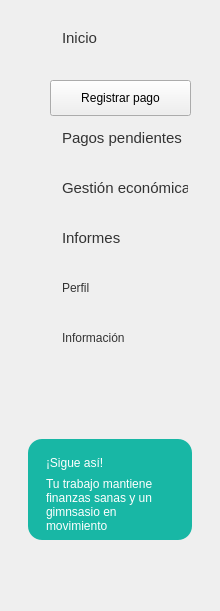
   <widget class="QFrame" name="frameMenu">
    <property name="geometry">
     <rect>
      <x>0</x>
      <y>89</y>
      <width>220</width>
      <height>611</height>
     </rect>
    </property>
    <property name="frameShape">
     <enum>QFrame::NoFrame</enum>
    </property>
    <widget class="QPushButton" name="btnInicio">
     <property name="geometry">
      <rect>
       <x>50</x>
       <y>80</y>
       <width>141</width>
       <height>36</height>
      </rect>
     </property>
     <property name="text">
      <string>Registrar pago</string>
     </property>
    </widget>
    <widget class="QPushButton" name="btnInscritos">
     <property name="geometry">
      <rect>
       <x>50</x>
       <y>170</y>
       <width>150</width>
       <height>36</height>
      </rect>
     </property>
     <property name="font">
      <font>
       <family>Segoe UI</family>
       <pointsize>11</pointsize>
      </font>
     </property>
     <property name="styleSheet">
      <string notr="true">QPushButton {
    background-color: transparent;
    border: none;
    border-radius: 8px;
    padding: 8px 12px;
    text-align: left;
    color: #333333;
}

QPushButton:hover {
    background-color: #E8F8F5;
}

QPushButton:checked {
    background-color: #DDF7F3;
    color: #333333;
    font-weight: bold;
}</string>
     </property>
     <property name="text">
      <string>Gestión económica</string>
     </property>
     <property name="flat">
      <bool>true</bool>
     </property>
    </widget>
    <widget class="QPushButton" name="btnOcupacion">
     <property name="geometry">
      <rect>
       <x>50</x>
       <y>220</y>
       <width>161</width>
       <height>36</height>
      </rect>
     </property>
     <property name="font">
      <font>
       <family>Segoe UI</family>
       <pointsize>11</pointsize>
      </font>
     </property>
     <property name="styleSheet">
      <string notr="true">QPushButton {
    background-color: transparent;
    border: none;
    border-radius: 8px;
    padding: 8px 12px;
    text-align: left;
    color: #333333;
}

QPushButton:hover {
    background-color: #E8F8F5;
}

QPushButton:checked {
    background-color: #DDF7F3;
    color: #333333;
    font-weight: bold;
}</string>
     </property>
     <property name="text">
      <string>Informes</string>
     </property>
     <property name="flat">
      <bool>true</bool>
     </property>
    </widget>
    <widget class="QPushButton" name="btnPerfil">
     <property name="geometry">
      <rect>
       <x>50</x>
       <y>270</y>
       <width>150</width>
       <height>36</height>
      </rect>
     </property>
     <property name="styleSheet">
      <string notr="true">QPushButton {
    background-color: transparent;
    border: none;
    border-radius: 8px;
    padding: 8px 12px;
    text-align: left;
    color: #333333;
}

QPushButton:hover {
    background-color: #E8F8F5;
}

QPushButton:checked {
    background-color: #DDF7F3;
    color: #333333;
    font-weight: bold;
}
</string>
     </property>
     <property name="text">
      <string>Perfil</string>
     </property>
    </widget>
    <widget class="QPushButton" name="btnInformacion">
     <property name="geometry">
      <rect>
       <x>50</x>
       <y>320</y>
       <width>150</width>
       <height>36</height>
      </rect>
     </property>
     <property name="styleSheet">
      <string notr="true">QPushButton {
    background-color: transparent;
    border: none;
    border-radius: 8px;
    padding: 8px 12px;
    text-align: left;
    color: #333333;
}

QPushButton:hover {
    background-color: #E8F8F5;
}

QPushButton:checked {
    background-color: #DDF7F3;
    color: #333333;
    font-weight: bold;
}</string>
     </property>
     <property name="text">
      <string>Información</string>
     </property>
    </widget>
    <widget class="QFrame" name="cardSigue">
     <property name="geometry">
      <rect>
       <x>28</x>
       <y>439</y>
       <width>164</width>
       <height>101</height>
      </rect>
     </property>
     <property name="styleSheet">
      <string notr="true">QFrame#cardSigue { background-color: #18B7A5; border-radius: 14px; border: none; }</string>
     </property>
     <widget class="QLabel" name="lblSigue">
      <property name="geometry">
       <rect>
        <x>18</x>
        <y>12</y>
        <width>130</width>
        <height>24</height>
       </rect>
      </property>
      <property name="styleSheet">
       <string notr="true">color:white; font:bold 11pt &quot;Segoe UI&quot;;</string>
      </property>
      <property name="text">
       <string>¡Sigue así!</string>
      </property>
     </widget>
     <widget class="QLabel" name="lblSigueTexto">
      <property name="geometry">
       <rect>
        <x>18</x>
        <y>35</y>
        <width>130</width>
        <height>61</height>
       </rect>
      </property>
      <property name="styleSheet">
       <string notr="true">color:white; font:9pt &quot;Segoe UI&quot;;</string>
      </property>
      <property name="text">
       <string>Tu trabajo mantiene finanzas sanas y un gimnsasio en movimiento</string>
      </property>
      <property name="wordWrap">
       <bool>true</bool>
      </property>
     </widget>
    </widget>
    <widget class="QLabel" name="label">
     <property name="geometry">
      <rect>
       <x>20</x>
       <y>30</y>
       <width>20</width>
       <height>20</height>
      </rect>
     </property>
     <property name="text">
      <string/>
     </property>
     <property name="pixmap">
      <pixmap resource="../imagenes/recursos.qrc">:/newPrefix/casa_inicio.png</pixmap>
     </property>
     <property name="scaledContents">
      <bool>true</bool>
     </property>
    </widget>
    <widget class="QLabel" name="label_10">
     <property name="geometry">
      <rect>
       <x>20</x>
       <y>280</y>
       <width>23</width>
       <height>23</height>
      </rect>
     </property>
     <property name="text">
      <string/>
     </property>
     <property name="pixmap">
      <pixmap resource="../imagenes/recursos.qrc">:/newPrefix/usuario.png</pixmap>
     </property>
     <property name="scaledContents">
      <bool>true</bool>
     </property>
    </widget>
    <widget class="QLabel" name="label_11">
     <property name="geometry">
      <rect>
       <x>20</x>
       <y>330</y>
       <width>23</width>
       <height>23</height>
      </rect>
     </property>
     <property name="text">
      <string/>
     </property>
     <property name="pixmap">
      <pixmap resource="../imagenes/recursos.qrc">:/newPrefix/informacion.png</pixmap>
     </property>
     <property name="scaledContents">
      <bool>true</bool>
     </property>
    </widget>
    <widget class="QLabel" name="label_12">
     <property name="geometry">
      <rect>
       <x>20</x>
       <y>90</y>
       <width>20</width>
       <height>20</height>
      </rect>
     </property>
     <property name="text">
      <string/>
     </property>
     <property name="pixmap">
      <pixmap resource="../imagenes/recursos.qrc">:/newPrefix/caja-registradora.png</pixmap>
     </property>
     <property name="scaledContents">
      <bool>true</bool>
     </property>
    </widget>
    <widget class="QLabel" name="label_3">
     <property name="geometry">
      <rect>
       <x>20</x>
       <y>130</y>
       <width>20</width>
       <height>20</height>
      </rect>
     </property>
     <property name="styleSheet">
      <string notr="true">image: url(:/newPrefix/tarjeta-de-credito.png)</string>
     </property>
     <property name="text">
      <string/>
     </property>
    </widget>
    <widget class="QLabel" name="label_4">
     <property name="geometry">
      <rect>
       <x>20</x>
       <y>180</y>
       <width>20</width>
       <height>20</height>
      </rect>
     </property>
     <property name="styleSheet">
      <string notr="true">image: url(:/newPrefix/cartera.png)</string>
     </property>
     <property name="text">
      <string/>
     </property>
    </widget>
    <widget class="QLabel" name="label_8">
     <property name="geometry">
      <rect>
       <x>20</x>
       <y>230</y>
       <width>23</width>
       <height>23</height>
      </rect>
     </property>
     <property name="styleSheet">
      <string notr="true">image: url(:/newPrefix/grafico-de-barras.png)</string>
     </property>
     <property name="text">
      <string/>
     </property>
    </widget>
    <widget class="QPushButton" name="btnRegistroAsistencia">
     <property name="geometry">
      <rect>
       <x>50</x>
       <y>120</y>
       <width>150</width>
       <height>36</height>
      </rect>
     </property>
     <property name="font">
      <font>
       <family>Segoe UI</family>
       <pointsize>11</pointsize>
      </font>
     </property>
     <property name="styleSheet">
      <string notr="true">QPushButton {
    background-color: transparent;
    border: none;
    border-radius: 8px;
    padding: 8px 12px;
    text-align: left;
    color: #333333;
}

QPushButton:hover {
    background-color: #E8F8F5;
}

QPushButton:checked {
    background-color: #DDF7F3;
    color: #333333;
    font-weight: bold;
}

</string>
     </property>
     <property name="text">
      <string>Pagos pendientes</string>
     </property>
     <property name="flat">
      <bool>true</bool>
     </property>
    </widget>
    <widget class="QPushButton" name="btnClases_2">
     <property name="geometry">
      <rect>
       <x>50</x>
       <y>20</y>
       <width>150</width>
       <height>36</height>
      </rect>
     </property>
     <property name="font">
      <font>
       <family>Segoe UI</family>
       <pointsize>11</pointsize>
      </font>
     </property>
     <property name="mouseTracking">
      <bool>false</bool>
     </property>
     <property name="tabletTracking">
      <bool>false</bool>
     </property>
     <property name="styleSheet">
      <string notr="true">QPushButton {
    background-color: transparent;
    border: none;
    border-radius: 8px;
    padding: 8px 12px;
    text-align: left;
    color: #333333;
}

QPushButton:hover {
    background-color: #E8F8F5;
}

QPushButton:checked {
    background-color: #DDF7F3;
    color: #333333;
    font-weight: bold;
}</string>
     </property>
     <property name="text">
      <string>Inicio</string>
     </property>
     <property name="checkable">
      <bool>true</bool>
     </property>
     <property name="checked">
      <bool>false</bool>
     </property>
     <property name="flat">
      <bool>false</bool>
     </property>
    </widget>
   </widget>
